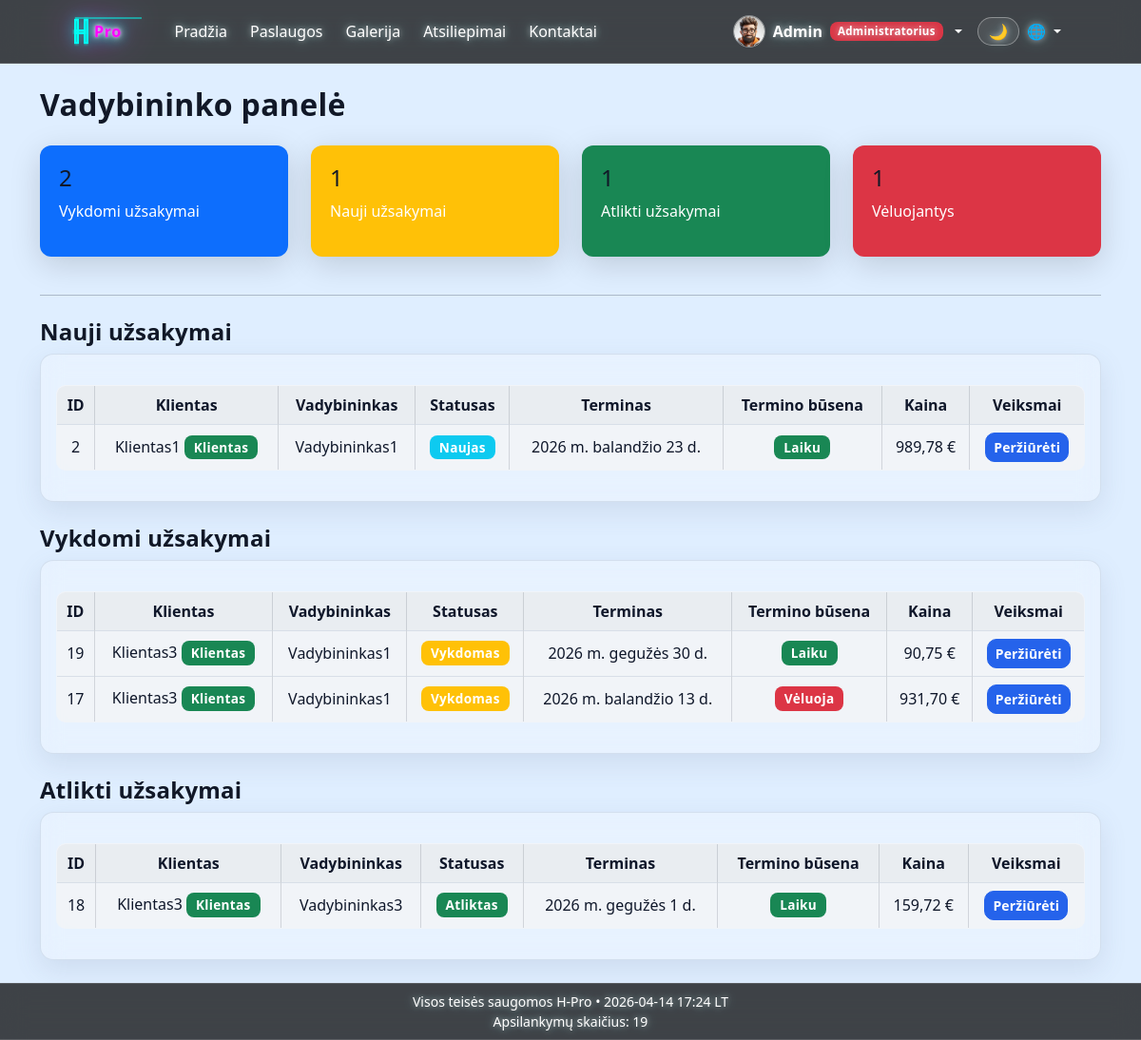
The app's page /orders/manager/ (signed in) with its own data.
### main/models.py (models this page shows, shortened)
class Profile(models.Model):
    ROLE_CHOICES = [
        ('client', _('Klientas')),
        ('manager', _('Vadybininkas')),
        ('admin', _('Administratorius')),
        ('staff', _('Darbuotojas')),
    ]
    user = models.OneToOneField(User, on_delete=models.CASCADE, related_name='profile')
    avatar = models.ImageField(upload_to='avatars/', blank=True, null=True)
    bio = models.TextField(blank=True)
    phone = models.CharField(max_length=30, blank=True)
    city = models.CharField(max_length=100, blank=True)
    address = models.CharField(max_length=255, blank=True)
    role = models.CharField(max_length=20, choices=ROLE_CHOICES, default='client')
    is_legal_entity = models.BooleanField(default=False)
    company_name = models.CharField(max_length=255, blank=True)
    company_code = models.CharField(max_length=30, blank=True)
    company_vat_code = models.CharField(max_length=30, blank=True)
    company_address = models.CharField(max_length=255, blank=True)

### orders/models.py (models this page shows, shortened)
class Order(models.Model):
    STATUS_CHOICES = [
        ('new', _('Naujas')),
        ('in_progress', _('Vykdomas')),
        ('done', _('Atliktas')),
        ('cancelled', _('Atšauktas')),
    ]
    client = models.ForeignKey(User, on_delete=models.CASCADE, related_name='client_orders')
    manager = models.ForeignKey(User, on_delete=models.SET_NULL, null=True, blank=True, related_name='managed_orders')
    created_at = models.DateTimeField(auto_now_add=True)
    deadline = models.DateField(null=True, blank=True)
    status = models.CharField(max_length=20, choices=STATUS_CHOICES, default='new')
    manager_comment = models.TextField(blank=True)
    pdf_file = models.FileField(upload_to='invoices/', null=True, blank=True)
    is_deleted = models.BooleanField(default=False)
    deleted_at = models.DateTimeField(null=True, blank=True)
    class Meta:
        ordering = ['-created_at']
        verbose_name = _("Užsakymas")
        verbose_name_plural = _("Užsakymai")
    @staticmethod
    def _money(value: Decimal) -> Decimal:
        return Decimal(value).quantize(Decimal('0.01'), rounding=ROUND_HALF_UP)
    @property
    def is_overdue(self):
        if self.deadline and self.status != 'done':
            return timezone.now().date() > self.deadline
        return False
    @property
    def subtotal(self):
        raw_total = sum(item.total_price for item in self.items.all())
        return self._money(raw_total)
    @property
    def vat_amount(self):
        return self._money(self.subtotal * Decimal('0.21'))
    @property
    def total_with_vat(self):
        return self._money(self.subtotal + self.vat_amount)
    @property
    def total_price(self):
        return self.total_with_vat

class OrderItem(models.Model):
    order = models.ForeignKey(Order, on_delete=models.CASCADE, related_name='items')
    service = models.ForeignKey(Service, on_delete=models.CASCADE)
    quantity = models.DecimalField(max_digits=10, decimal_places=2, default=1)
    custom_price = models.DecimalField(max_digits=10, decimal_places=2, null=True, blank=True)
    class Meta:
        verbose_name = _("Užsakymo eilutė")
        verbose_name_plural = _("Užsakymo eilutės")
    @property
    def unit_price(self):
        return self.custom_price if self.custom_price is not None else self.service.price
    @property
    def total_price(self):
        raw_total = self.unit_price * self.quantity
        return Order._money(raw_total)

### orders/views.py (the view, shortened to what this page needs)
# urls.py: path('manager/', views.manager_dashboard, name='manager_dashboard'),
@login_required
def manager_dashboard(request):
    if request.user.profile.role not in ['manager', 'admin']:
        raise PermissionDenied(_("Neturite teisės pasiekti šio puslapio."))
    user = request.user
    if user.profile.role == 'admin':
        active_orders = Order.objects.filter(status='in_progress', is_deleted=False)
        new_orders = Order.objects.filter(status='new', is_deleted=False)
        done_orders = Order.objects.filter(status='done', is_deleted=False)
        overdue_orders = [o for o in active_orders if o.is_overdue]
    context = {
        'active_orders': active_orders,
        'new_orders': new_orders,
        'done_orders': done_orders,
        'overdue_orders': overdue_orders,
        'stats': {
            'active': active_orders.count(),
            'new': new_orders.count(),
            'done': done_orders.count(),
            'overdue': len(overdue_orders),
        }
    }
    return render(request, 'orders/manager_dashboard.html', context)

### main/context_processors.py (called while the page is built)
def _next_global_visit_counter():
    total_visits = 0
    if default_storage.exists(VISIT_COUNTER_PATH):
        try:
            with default_storage.open(VISIT_COUNTER_PATH, 'r') as counter_file:
                data = json.load(counter_file)
            total_visits = int(data.get('total_visits', 0))
        except (OSError, ValueError, TypeError, json.JSONDecodeError):
            total_visits = 0
    total_visits += 1
    payload = {'total_visits': total_visits}
    if default_storage.exists(VISIT_COUNTER_PATH):
        default_storage.delete(VISIT_COUNTER_PATH)
    default_storage.save(VISIT_COUNTER_PATH, ContentFile(json.dumps(payload)))
    return total_visits

def company_info(request):
    visit_counter = _next_global_visit_counter()
    return {
        'company_info': settings.COMPANY_INFO,
        'visit_counter': visit_counter,
    }

### main/templatetags/role_badges.py (called while the page is built)
@register.simple_tag
def get_or_create_profile(user):
    if not user or not getattr(user, 'is_authenticated', False):
        return None
    profile, _ = Profile.objects.get_or_create(user=user)
    if user.is_superuser:
        if profile.role != 'admin':
            profile.role = 'admin'
            profile.save(update_fields=['role'])
    elif user.is_staff:
        if profile.role != 'staff':
            profile.role = 'staff'
            profile.save(update_fields=['role'])
    return profile

@register.simple_tag
def role_badge(role):
    colors = {
        'client': 'success',
        'manager': 'primary',
        'admin': 'danger',
        'staff': 'warning',
    }
    labels = {
        'client': _('Klientas'),
        'manager': _('Vadybininkas'),
        'admin': _('Administratorius'),
        'staff': _('Darbuotojas'),
    }
    color = colors.get(role, 'secondary')
    label = labels.get(role, role)
    return mark_safe(f'<span class="badge bg-{color}">{label}</span>')

### orders/templatetags/status_badges.py (called while the page is built)
@register.simple_tag
def status_badge(status):
    colors = {
        'new': 'info',
        'in_progress': 'warning',
        'done': 'success',
        'cancelled': 'danger',
    }
    labels = {
        'new': _('Naujas'),
        'in_progress': _('Vykdomas'),
        'done': _('Atliktas'),
        'cancelled': _('Atšauktas'),
    }
    color = colors.get(status, 'secondary')
    label = labels.get(status, status)
    return mark_safe(f'<span class="badge bg-{color}">{label}</span>')

### orders/templates/orders/manager_dashboard.html
{% extends 'main/base.html' %}
{% load static %}
{% load role_badges %}
{% load status_badges %}
{% load i18n %}
{% block content %}
<div class="container orders-wide-container mt-4">
    <h2 class="fw-bold">{% trans "Vadybininko panelė" %}</h2>
    <div class="row mt-4">
        <div class="col-md-3">
            <div class="dashboard-card bg-primary mb-3">
                <div class="card-body">
                    <h4>{{ stats.active }}</h4>
                    <p>{% trans "Vykdomi užsakymai" %}</p>
                </div>
            </div>
        </div>
        <div class="col-md-3">
            <div class="dashboard-card bg-warning mb-3">
                <div class="card-body">
                    <h4>{{ stats.new }}</h4>
                    <p>{% trans "Nauji užsakymai" %}</p>
                </div>
            </div>
        </div>
        <div class="col-md-3">
            <div class="dashboard-card bg-success mb-3">
                <div class="card-body">
                    <h4>{{ stats.done }}</h4>
                    <p>{% trans "Atlikti užsakymai" %}</p>
                </div>
            </div>
        </div>
        <div class="col-md-3">
            <div class="dashboard-card bg-danger mb-3">
                <div class="card-body">
                    <h4>{{ stats.overdue }}</h4>
                    <p>{% trans "Vėluojantys" %}</p>
                </div>
            </div>
        </div>
    </div>
    <hr class="my-4">
    <h4 class="fw-semibold">{% trans "Nauji užsakymai" %}</h4>
    <div class="glass-card p-3 mb-4">
        {% include 'orders/partials/order_table.html' with orders=new_orders show_manager=True %}
    </div>
    <h4 class="fw-semibold mt-4">{% trans "Vykdomi užsakymai" %}</h4>
    <div class="glass-card p-3 mb-4">
        {% include 'orders/partials/order_table.html' with orders=active_orders show_manager=True %}
    </div>
    <h4 class="fw-semibold mt-4">{% trans "Atlikti užsakymai" %}</h4>
    <div class="glass-card p-3 mb-4">
        {% include 'orders/partials/order_table.html' with orders=done_orders show_manager=True %}
    </div>
</div>
{% endblock %}

### main/templates/main/navbar.html (shortened to what this page needs)
{% load static %}
{% load role_badges %}
{% load i18n %}
<nav class="navbar navbar-expand-lg navbar-dark bg-dark bg-opacity-75 backdrop-blur">
    <div class="container-fluid">
        <div class="collapse navbar-collapse" id="mainNav">
            <div class="d-flex align-items-center gap-3">
                <a href="{% url 'home' %}" class="navbar-brand neon-logo" title="H-Pro">
                    <svg width="84" height="40" viewBox="0 0 84 40" fill="none" xmlns="http://www.w3.org/2000/svg" aria-label="HPro logo">
                        <text x="23" y="26" fill="#FF00FF" font-size="16" font-weight="700" font-family="Segoe UI, Arial, sans-serif" letter-spacing="0.6" filter="url(#neonGlow)">Pro</text>
                    </svg>
                </a>
            </div>
            <ul class="navbar-nav me-auto align-items-lg-center gap-lg-2">
                <li class="nav-item"><a class="nav-link" href="{% url 'home' %}">{% trans "Pradžia" %}</a></li>
                <li class="nav-item"><a class="nav-link" href="{% url 'services_home' %}">{% trans "Paslaugos" %}</a></li>
                <li class="nav-item"><a class="nav-link" href="{% url 'gallery_home' %}">{% trans "Galerija" %}</a></li>
                <li class="nav-item"><a class="nav-link" href="{% url 'reviews_list' %}">{% trans "Atsiliepimai" %}</a></li>
                <li class="nav-item"><a class="nav-link" href="{% url 'contact' %}">{% trans "Kontaktai" %}</a></li>
            </ul>
            <ul class="navbar-nav ms-auto align-items-lg-center">
                {% if user.is_authenticated %}
                    {% get_or_create_profile user as nav_profile %}
                    <li class="nav-item dropdown user-menu">
                        <a class="nav-link dropdown-toggle d-flex align-items-center gap-2 py-2" href="#" role="button" data-bs-toggle="dropdown" aria-expanded="false">
                            {% if nav_profile and nav_profile.avatar and nav_profile.avatar.url %}
                                <img src="{{ nav_profile.avatar.url }}" alt="{{ user.username }}" class="nav-avatar">
                            {% else %}
                                <img src="{% static 'main/img/default-avatar.png' %}" alt="{{ user.username }}" class="nav-avatar">
                            {% endif %}
                            <span class="fw-semibold">{{ user.username }}</span>
                            {% if nav_profile %}
                                {% role_badge nav_profile.role %}
                            {% endif %}
                        </a>
                    </li>
                    {% else %}
                    <li class="nav-item">
                        <a href="{% url 'login' %}" class="btn btn-outline-light">{% trans "Prisijungti" %}</a>
                    </li>
                {% endif %}
                <li class="nav-item ms-lg-2">
                    <button id="themeToggle" type="button" class="btn nav-theme-toggle" aria-label="{% trans 'Dienos / nakties režimas' %}" title="{% trans 'Dienos / nakties režimas' %}">🌙</button>
                </li>
                <li class="nav-item dropdown">
                    <a class="nav-link dropdown-toggle" href="#" role="button" data-bs-toggle="dropdown" aria-expanded="false" style="cursor: pointer;">
                        🌐
                    </a>
                </li>
            </ul>
        </div>
    </div>
</nav>

### orders/templates/orders/partials/order_table.html
{% load i18n %}
{% load status_badges %}
{% load role_badges %}
<table class="table table-bordered mt-3 orders-staff-table orders-centered-table">
    <thead>
        <tr>
            <th>ID</th>
            <th>{% trans "Klientas" %}</th>
            <th>{% trans "Vadybininkas" %}</th>
            <th>{% trans "Statusas" %}</th>
            <th>{% trans "Terminas" %}</th>
            <th>{% trans "Termino būsena" %}</th>
            <th>{% trans "Kaina" %}</th>
            <th>{% trans "Veiksmai" %}</th>
        </tr>
    </thead>
    <tbody>
        {% for order in orders %}
        <tr>
            <td>{{ order.id }}</td>
            <td>
                {{ order.client.username }}
                {% role_badge order.client.profile.role %}
            </td>
            <td>{{ order.manager.username|default:"-" }}</td>
            <td>{% status_badge order.status %}</td>
            <td>{{ order.deadline|default:"-" }}</td>
            <td>
                {% if order.deadline %}
                    {% if order.is_overdue %}
                        <span class="badge bg-danger">{% trans "Vėluoja" %}</span>
                    {% else %}
                        <span class="badge bg-success">{% trans "Laiku" %}</span>
                    {% endif %}
                {% else %}
                    <span class="text-muted">-</span>
                {% endif %}
            </td>
            <td class="num-col">{{ order.total_price|floatformat:2 }} €</td>
            <td>
                <a href="{% url 'order_detail' order.id %}" class="btn btn-sm btn-primary">{% trans "Peržiūrėti" %}</a>
            </td>
        </tr>
        {% empty %}
        <tr>
            <td colspan="8" class="text-center">{% trans "Nėra duomenų." %}</td>
        </tr>
        {% endfor %}
    </tbody>
</table>

### records on screen
Profile: avatar (picture), role "Administratorius"
Order: id "2", client.username "Klientas1", client.role "Klientas", manager.username "Vadybininkas1", status "Naujas", deadline "2026 m. balandžio 23 d.", total_price "989,78"
Order: id "19", client.username "Klientas3", client.role "Klientas", manager.username "Vadybininkas1", status "Vykdomas", deadline "2026 m. gegužės 30 d.", total_price "90,75"
Order: id "17", client.username "Klientas3", client.role "Klientas", manager.username "Vadybininkas1", status "Vykdomas", deadline "2026 m. balandžio 13 d.", total_price "931,70"
Order: id "18", client.username "Klientas3", client.role "Klientas", manager.username "Vadybininkas3", status "Atliktas", deadline "2026 m. gegužės 1 d.", total_price "159,72"

### other values on screen
{{ user.username }} "Admin"
{{ stats.active }} "2"
{{ stats.new }} "1"
{{ stats.done }} "1"
{{ stats.overdue }} "1"
{{ visit_counter }} "19"
